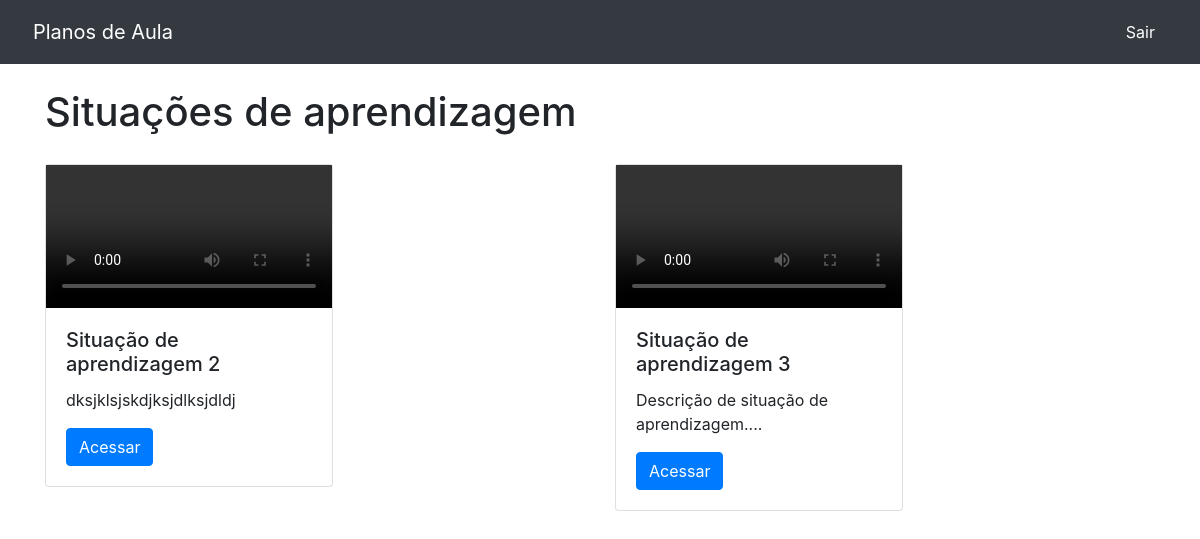
The page /home/uc/2 on the database its author committed.
### uc/models.py (models this page shows, shortened)
class AtividadeUC(models.Model):
    nome_atividade = models.CharField(max_length=100)
    descricao = models.TextField()
    plano = models.FileField(upload_to = "plano")
    complemento_1= models.FileField (upload_to = "complemento")
    uc = models.ForeignKey(UC, on_delete = models.DO_NOTHING)

### uc/views.py (the view)
# urls.py: path('home/', include('uc.urls')),
def uc(request, id):
    v_uc=UC.objects.get(id = id)
    atividades = AtividadeUC.objects.filter(uc = v_uc )
    return render(request, 'uc.html',{'atividades':atividades})

### templates/uc.html (shortened to what this page needs)
{% extends 'base.html'%}
{% block 'body' %}
<div class="container">
	<br>
	<h1>Situações de aprendizagem</h1>
	<div class="row">
		{% for i in atividades %}
		<div style="margin-top: 20px;" class="col-md">
			<div class="card" style="width: 18rem;">
				<video controls>
					<source src="{{i.complemento_1.url}}" type="video/mp4">
				</video>
				<div class="card-body">
					<h5 class="card-title">{{i.nome_atividade}}</h5>
					<p class="card-text">{{i.descricao}}</p>
					<a href="{% url 'atividades' i.id %}" class="btn btn-primary">Acessar</a>
				</div>
			</div>
		</div>
		{% endfor %}
	</div>
</div>
{% endblock %}

### rows shown on the page
AtividadeUC: nome_atividade "Situação de aprendizagem 2", descricao "dksjklsjskdjksjdlksjdldj"
AtividadeUC: nome_atividade "Situação de aprendizagem 3", descricao "Descrição de situação de aprendizagem...."
